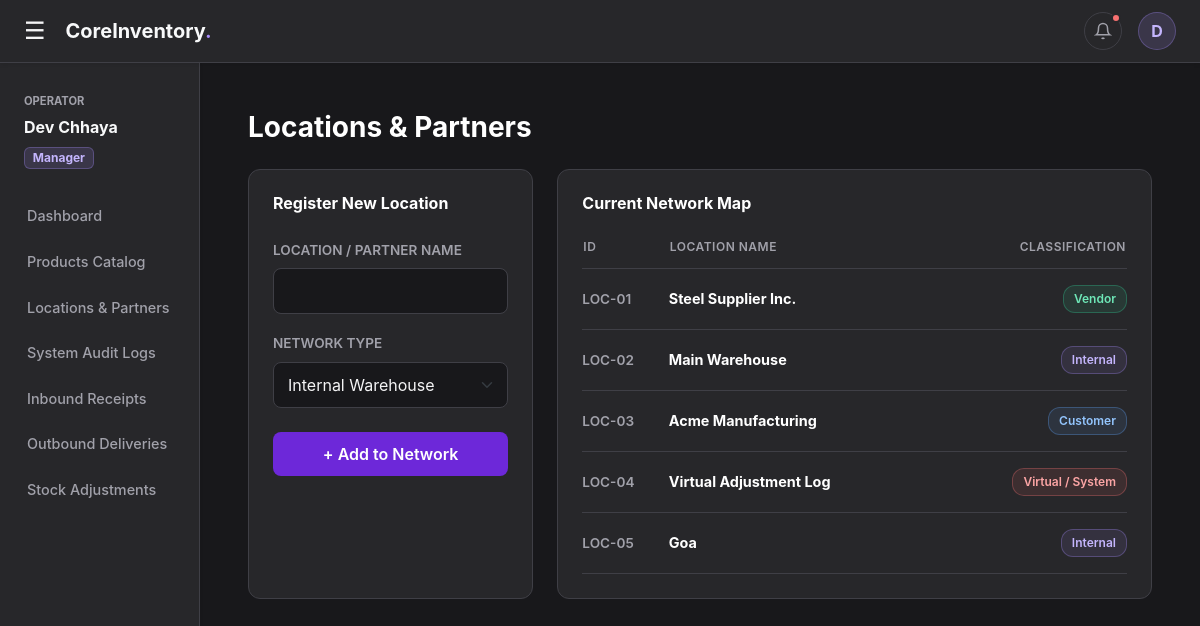
Page /locations (signed in) on the committed database.
### app.py (models this page shows)
class User(db.Model):
    __tablename__ = 'users'
    id = db.Column(db.Integer, primary_key=True)
    username = db.Column(db.String(50), unique=True, nullable=False)
    email = db.Column(db.String(100), unique=True, nullable=False)
    password_hash = db.Column(db.String(255), nullable=False)
    role = db.Column(db.String(20), nullable=False, default='Manager')
    address = db.Column(db.Text, nullable=True)
    preferred_payment = db.Column(db.String(20), nullable=True, default='UPI')
    reset_otp = db.Column(db.String(6), nullable=True)
    otp_expiry = db.Column(db.DateTime, nullable=True)

class Location(db.Model):
    __tablename__ = 'locations'
    id = db.Column(db.Integer, primary_key=True)
    name = db.Column(db.String(100), nullable=False)
    type = db.Column(db.String(50), nullable=False)

### app.py (the view, shortened to what this page needs)
@app.route('/locations', methods=['GET', 'POST'])
@login_required
@role_required('Manager')
def locations():
    locations_list = Location.query.all()
    return render_template('locations.html', locations=locations_list)

### app.py (called while the page is built)
@app.context_processor
def inject_global_data():
    if 'user_id' in session:
        nav_pending = InventoryOperation.query.filter(InventoryOperation.status != 'Done').order_by(InventoryOperation.created_at.desc()).limit(4).all()
        nav_completed = InventoryOperation.query.filter_by(status='Done').order_by(InventoryOperation.created_at.desc()).limit(4).all()
        return dict(nav_pending=nav_pending, nav_completed=nav_completed)
    return dict()

def login_required(f):
    @wraps(f)
    def decorated_function(*args, **kwargs):
        if 'user_id' not in session: return redirect(url_for('login'))
        user = User.query.get(session['user_id'])
        if not user:
            session.clear()
            return redirect(url_for('login'))
        return f(*args, **kwargs)
    return decorated_function

def role_required(allowed_role):
    def decorator(f):
        @wraps(f)
        def decorated_function(*args, **kwargs):
            if session.get('user_role') != allowed_role:
                flash(f'Access Denied: Requires {allowed_role} clearance.', 'danger')
                return redirect(url_for('dashboard'))
            return f(*args, **kwargs)
        return decorated_function
    return decorator

### templates/locations.html (shortened to what this page needs)
{% extends "base.html" %}
{% block content %}
<div class="d-flex justify-content-between align-items-center mb-4">
    <h1 class="h3 text-white fw-bold mb-0">Locations & Partners</h1>
</div>
<div class="row g-4">
    <div class="col-lg-4">
        <div class="panel-card h-100">
            <h6 class="text-white fw-bold mb-4">Register New Location</h6>
            <form method="POST" action="/locations">
                <div class="mb-3">
                    <label class="form-label text-muted-custom">Location / Partner Name</label>
                    <input type="text" name="name" class="form-control dark-input" required>
                </div>
                <div class="mb-4">
                    <label class="form-label text-muted-custom">Network Type</label>
                    <select name="type" class="form-select dark-input" required>
                        <option value="Internal">Internal Warehouse</option>
                    </select>
                </div>
                <button type="submit" class="btn-purple w-100">+ Add to Network</button>
            </form>
        </div>
    </div>
    <div class="col-lg-8">
        <div class="panel-card h-100">
            <h6 class="text-white fw-bold mb-4">Current Network Map</h6>
            <div class="table-responsive">
                <table class="custom-table">
                    <thead><tr><th>ID</th><th>Location Name</th><th class="text-end">Classification</th></tr></thead>
                    <tbody>
                        {% for loc in locations %}
                        <tr>
                            <td class="text-muted-custom">LOC-0{{ loc.id }}</td>
                            <td class="fw-bold text-white">{{ loc.name }}</td>
                            <td class="text-end">
                                {% if loc.type == 'Inventory Loss' %}<span class="tag tag-loss">Virtual / System</span>
                                {% else %}<span class="tag tag-{{ loc.type }}">{{ loc.type }}</span>{% endif %}
                            </td>
                        </tr>
                        {% else %}
                        <tr><td colspan="3" class="text-center text-muted py-4">No locations found.</td></tr>
                        {% endfor %}
                    </tbody>
                </table>
            </div>
        </div>
    </div>
</div>
{% endblock %}

### templates/base.html (shortened to what this page needs)
<!DOCTYPE html>
<html lang="en">
<head>
    <link href="https://cdn.jsdelivr.net/npm/bootstrap@5.3.0/dist/css/bootstrap.min.css" rel="stylesheet">
</head>
<body>
    <div class="top-navbar sticky-top shadow-sm">
        <div class="d-flex align-items-center">
            <button class="burger-icon" id="sidebarToggle">&#9776;</button>
            <h5 class="mb-0 fw-bold text-light">CoreInventory<span style="color: var(--accent-light)">.</span></h5>
        </div>
        <div class="d-flex align-items-center">
            <div class="dropdown me-3">
                <button class="nav-icon-btn" type="button" data-bs-toggle="dropdown" aria-expanded="false">
                    <svg width="18" height="18" viewBox="0 0 24 24" fill="none" stroke="currentColor" stroke-width="2"><path d="M18 8A6 6 0 0 0 6 8c0 7-3 9-3 9h18s-3-2-3-9"></path><path d="M13.73 21a2 2 0 0 1-3.46 0"></path></svg>
                    {% if nav_pending|length > 0 %}
                        <span class="notification-dot"></span>
                    {% endif %}
                </button>
            </div>
            <div class="dropdown">
                <button class="profile-btn" type="button" data-bs-toggle="dropdown" aria-expanded="false">
                    {{ session.get('user_name', 'U')[0] | upper }}
                </button>
            </div>
        </div>
    </div>
    <div class="container-fluid position-relative">
        <div class="row flex-nowrap">
            <nav id="sidebar" class="col-auto col-md-3 col-lg-2 px-0 sidebar-menu shadow-sm">
                <div class="px-4 mb-4">
                    <small class="text-uppercase fw-bold" style="color: var(--text-muted); font-size: 0.7rem;">Operator</small>
                    <div class="text-light mt-1 fw-bold">{{ session.get('user_name', 'System User') }}</div>
                    <span class="badge mt-2" style="background: rgba(167, 139, 250, 0.15); color: #C4B5FD; border: 1px solid rgba(167, 139, 250, 0.3);">{{ session.get('user_role', 'Guest') }}</span>
                </div>
                <a href="/dashboard">Dashboard</a>
                {% if session.get('user_role') == 'Manager' %}
                    <a href="/products">Products Catalog</a>
                    <a href="/locations">Locations & Partners</a>
                    <a href="/audit">System Audit Logs</a>
                {% endif %}
                <a href="/receipts">Inbound Receipts</a>
                <a href="/deliveries">Outbound Deliveries</a>
                <a href="/adjustments">Stock Adjustments</a>
            </nav>
            <main class="col px-md-5 py-5">
                {% block content %}{% endblock %}
            </main>
        </div>
    </div>
</body>
</html>

### templates/base.html (style rules this page uses)
:root { --bg-dark: #18181B; --surface-dark: #27272A; --border-dark: #3F3F46; --text-primary: #F4F4F5; --text-muted: #A1A1AA; --accent-light: #A78BFA; }
body { background-color: var(--bg-dark); color: var(--text-primary); overflow-x: hidden; font-family: 'Inter', system-ui, sans-serif; }
.top-navbar { background-color: var(--surface-dark); border-bottom: 1px solid var(--border-dark); padding: 12px 24px; display: flex; align-items: center; justify-content: space-between; }
.burger-icon { font-size: 1.5rem; cursor: pointer; margin-right: 20px; border: none; background: none; color: var(--text-primary); padding: 0; transition: color 0.2s; }
.nav-icon-btn { background: transparent; border: 1px solid var(--border-dark); color: var(--text-muted); border-radius: 50%; width: 38px; height: 38px; display: flex; align-items: center; justify-content: center; transition: all 0.2s; position: relative; }
.notification-dot { position: absolute; top: 0px; right: 0px; width: 10px; height: 10px; background-color: #F87171; border-radius: 50%; border: 2px solid var(--surface-dark); }
.profile-btn { background: rgba(167, 139, 250, 0.15); color: #C4B5FD; border: 1px solid rgba(167, 139, 250, 0.3); border-radius: 50%; width: 38px; height: 38px; font-weight: bold; display: flex; align-items: center; justify-content: center; text-decoration: none; cursor: pointer; }
.sidebar-menu { min-height: calc(100vh - 63px); background-color: var(--surface-dark); border-right: 1px solid var(--border-dark); padding-top: 24px; transition: all 0.2s ease-in-out; }
.sidebar-menu a { color: var(--text-muted); text-decoration: none; padding: 12px 24px; display: block; font-weight: 500; font-size: 0.9rem; transition: all 0.2s; border-left: 3px solid transparent; }

### templates/locations.html (style rules this page uses)
.panel-card { background-color: #27272A; border: 1px solid #3F3F46; border-radius: 12px; padding: 24px; }
.dark-input { background-color: #18181B; border: 1px solid #3F3F46; color: #F4F4F5; border-radius: 8px; padding: 10px 14px; transition: all 0.2s; }
.custom-table { width: 100%; color: #F4F4F5; font-size: 0.9rem; }
.custom-table th { color: #A1A1AA; text-transform: uppercase; font-size: 0.75rem; letter-spacing: 0.5px; border-bottom: 1px solid #3F3F46; padding-bottom: 12px; font-weight: 600; }
.custom-table td { padding: 16px 0; border-bottom: 1px solid #3F3F46; vertical-align: middle; }
.btn-purple { background-color: #6D28D9; color: white; border: none; border-radius: 8px; padding: 10px 24px; font-weight: 600; transition: all 0.2s; }
.tag { padding: 4px 10px; border-radius: 12px; font-size: 0.75rem; font-weight: 600; display: inline-block; }
.tag-Internal { background: rgba(167, 139, 250, 0.1); border: 1px solid rgba(167, 139, 250, 0.3); color: #C4B5FD; }
.tag-Vendor { background: rgba(52, 211, 153, 0.1); border: 1px solid rgba(52, 211, 153, 0.3); color: #6EE7B7; }
.tag-Customer { background: rgba(96, 165, 250, 0.1); border: 1px solid rgba(96, 165, 250, 0.3); color: #93C5FD; }
.tag-loss { background: rgba(248, 113, 113, 0.1); border: 1px solid rgba(248, 113, 113, 0.3); color: #FCA5A5; }
.text-muted-custom { color: #A1A1AA; font-size: 0.85rem; font-weight: 600; text-transform: uppercase; }

### rows in the picture
User: get "Dev Chhaya", get "Manager"
Location: id "1", name "Steel Supplier Inc.", type "Vendor"
Location: id "2", name "Main Warehouse", type "Internal"
Location: id "3", name "Acme Manufacturing", type "Customer"
Location: id "4", name "Virtual Adjustment Log", type "Virtual / System"
Location: id "5", name "Goa", type "Internal"

### other values in the picture
{{ session.get('user_name', 'U')[0] | upper }} "D"
